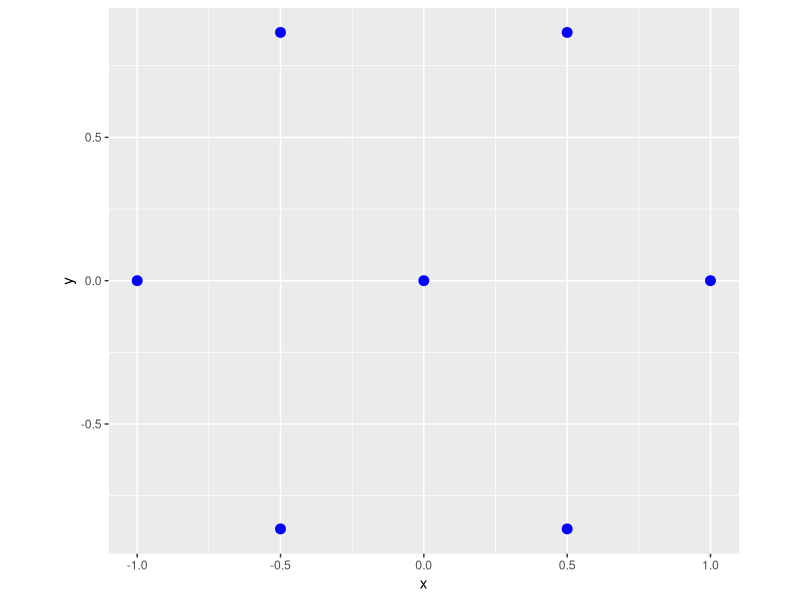
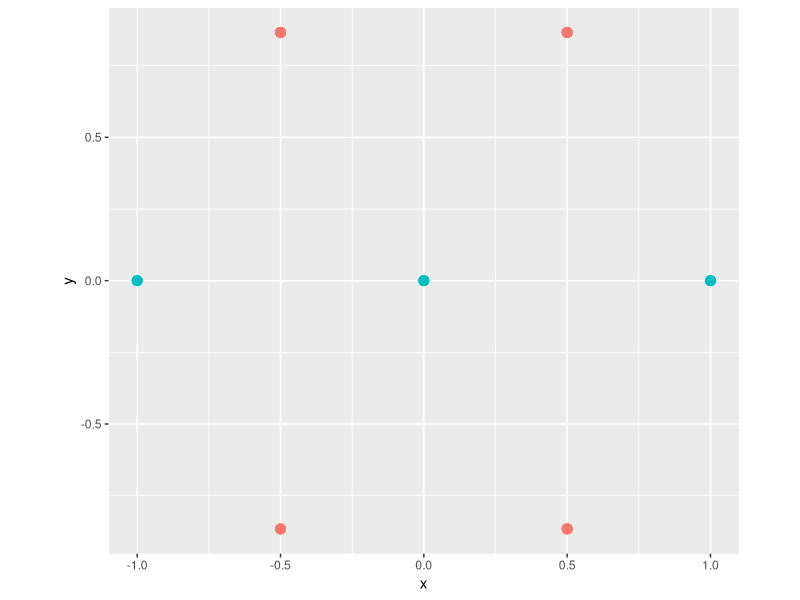
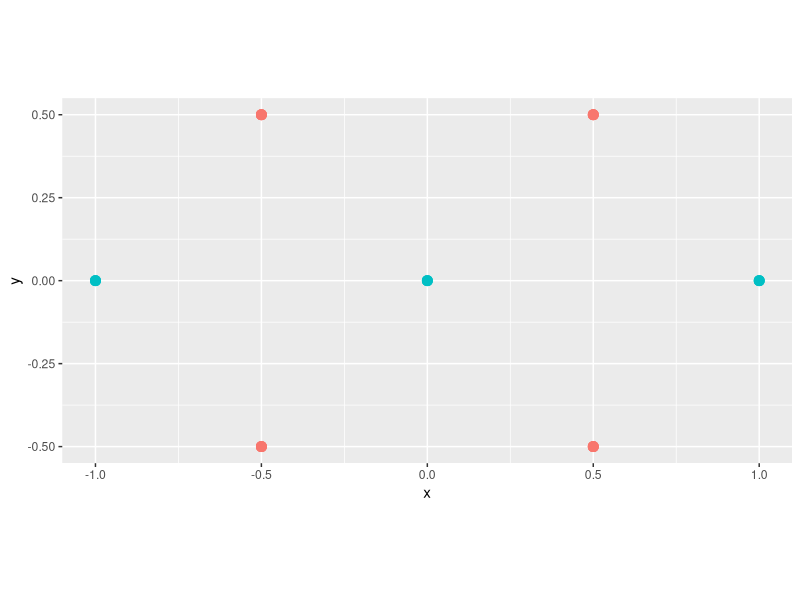
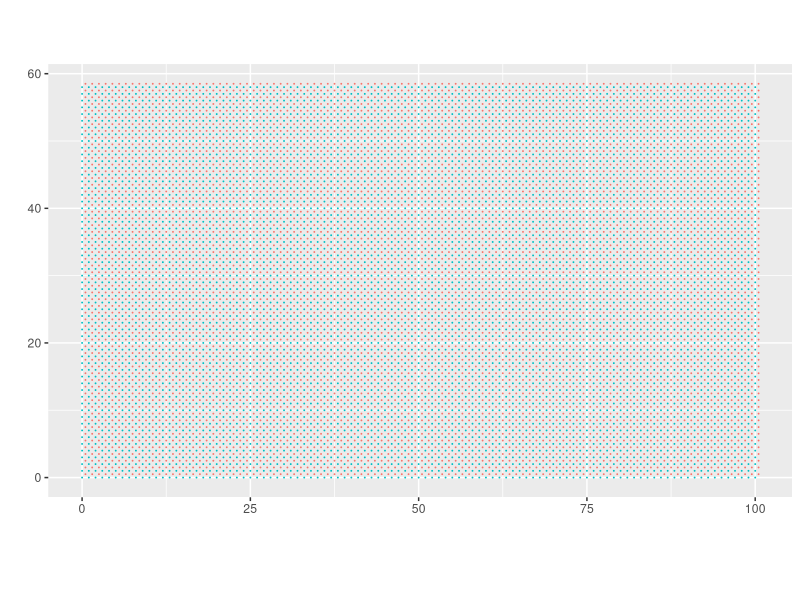
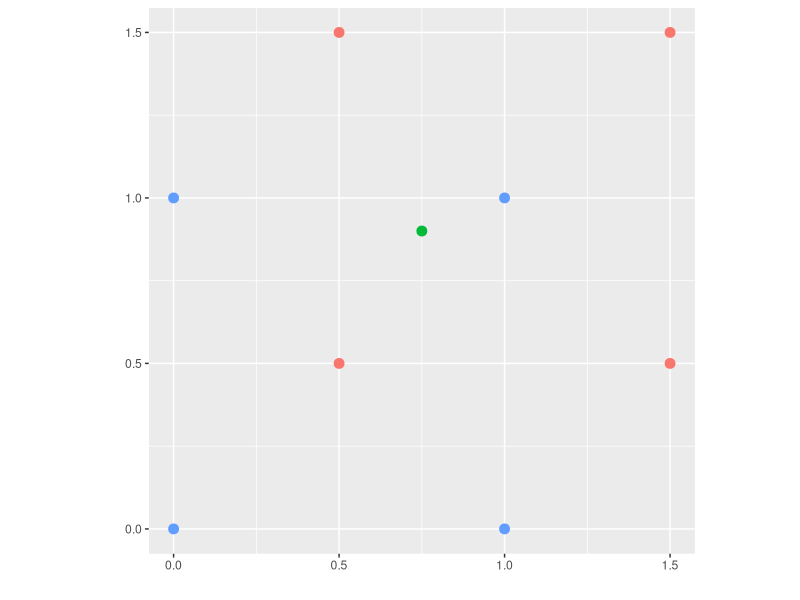
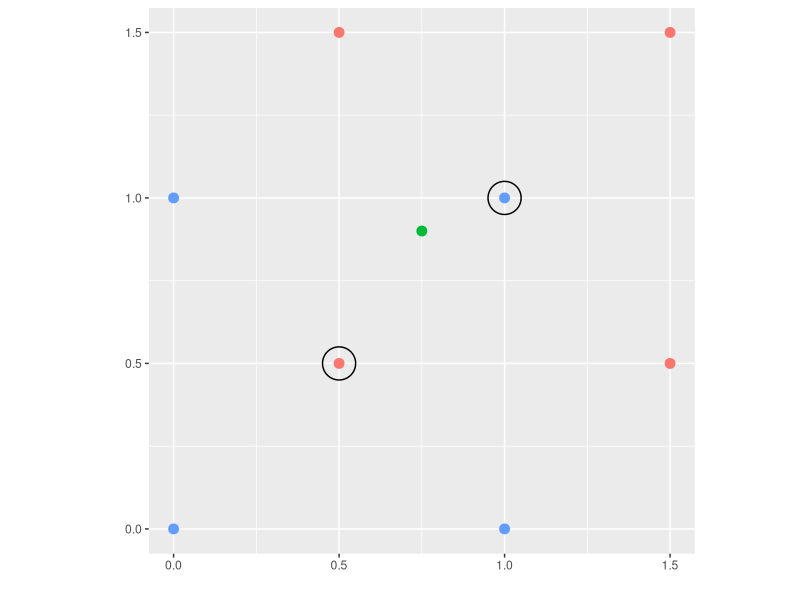

R code for these plots, in order:
## ---- chunk 1
knitr::opts_chunk$set(
  collapse = TRUE,
  comment = "#>"
)
knitr::opts_chunk$set(dev = 'pdf')
## ---- chunk 2
library(ggplot2)
x = c(1, 0.5, -0.5, -1, -0.5, 0.5, 0)
y = c(0, -sqrt(3)/2, -sqrt(3)/2, 0, sqrt(3)/2, sqrt(3)/2, 0)
ggplot(data = data.frame(x, y), aes(x = x, y = y)) + 
  geom_point(size = 3, color = "blue") + coord_equal()
## ---- chunk 3
x1 = c(1, -1, 0)
y1 = c(0,  0, 0)
x2 = c(0.5, -0.5, -0.5, 0.5)
y2 = c(-sqrt(3)/2, -sqrt(3)/2,sqrt(3)/2, sqrt(3)/2)
ggplot(data = expand.grid(x1, y1), aes(x = Var1, y = Var2, colour = "red", size = 3)) + 
  geom_point(data = expand.grid(x2, y2), 
             aes(x = Var1, y = Var2, colour = "blue"), size = 3) + 
  geom_point(size = 3) + 
  coord_fixed(ratio = 1) + 
  theme(legend.position = "none") + xlab("x") + ylab("y")
## ---- chunk 4
x1 = c(1, -1, 0)
y1 = c(0,  0, 0)/sqrt(3)
x2 = c(0.5, -0.5, -0.5, 0.5)
y2 = c(-sqrt(3)/2, -sqrt(3)/2,sqrt(3)/2, sqrt(3)/2)/sqrt(3)
ggplot(data = expand.grid(x1, y1), aes(x = Var1, y = Var2, colour = "red", size = 3)) + 
  geom_point(data = expand.grid(x2, y2), 
             aes(x = Var1, y = Var2, colour = "blue"), size = 3) + 
  geom_point(size = 3) + 
  coord_fixed(ratio = 1) + 
  theme(legend.position = "none") + xlab("x") + ylab("y")
## ---- chunk 5

x1 = seq(0, 100, by = 1)
x2 = seq(0.5, 100.5, by= 1)
y1 = seq(0, 58, by = 1)
y2 = seq(0.5, 58.5, by= 1)

ggplot(data = expand.grid(x1, y1), 
       aes(x = Var1, y = Var2, colour = "red", size = 0.0001)) + 
  geom_point(data = expand.grid(x2, y2), 
             aes(x = Var1, y = Var2, colour = "blue"), size = 0.0001) + 
  geom_point(size = 0.0001) + 
  coord_fixed(ratio = 1) + 
  theme(legend.position = "none") + xlab("") + ylab("")
## ---- chunk 6
x1 = seq(0, 1, by = 1)
x2 = seq(0.5, 1.5, by= 1)
y1 = seq(0, 1, by = 1)
y2 = seq(0.5, 1.5, by= 1)
x3 = c(0.75)
y3 = c(0.9)

ggplot(data = expand.grid(x1, y1), 
       aes(x = Var1, y = Var2, colour = "red", size = 3)) + 
  geom_point(data = expand.grid(x2, y2), 
             aes(x = Var1, y = Var2, colour = "blue"), size = 3) + 
  geom_point(data = expand.grid(x3, y3), 
             aes(x = Var1, y = Var2, colour = "green"), size = 3) + 
  geom_point(size = 3) + 
  coord_fixed(ratio = 1) + 
  theme(legend.position = "none") + xlab("") + ylab("")
## ---- chunk 7
x1 = seq(0, 1, by = 1)
x2 = seq(0.5, 1.5, by= 1)
y1 = seq(0, 1, by = 1)
y2 = seq(0.5, 1.5, by= 1)
x3 = c(0.75)
y3 = c(0.9)

ggplot(data = expand.grid(x1, y1), 
       aes(x = Var1, y = Var2, colour = "red", size = 3)) + 
  geom_point(data = expand.grid(x2, y2), 
             aes(x = Var1, y = Var2, colour = "blue"), size = 3) + 
  geom_point(data = expand.grid(x3, y3), 
             aes(x = Var1, y = Var2, colour = "green"), size = 3) +
  geom_point(size = 3) + 
  coord_fixed(ratio = 1) + 
  theme(legend.position = "none") + xlab("") + ylab("") + 
  annotate("path", x=1+0.05*cos(seq(0,2*pi,length.out=100)), 
           y=1+0.05*sin(seq(0,2*pi,length.out=100)), colour = "black") + 
  annotate("path", x=0.5+0.05*cos(seq(0,2*pi,length.out=100)), 
           y=0.5+0.05*sin(seq(0,2*pi,length.out=100)), colour = "black")
